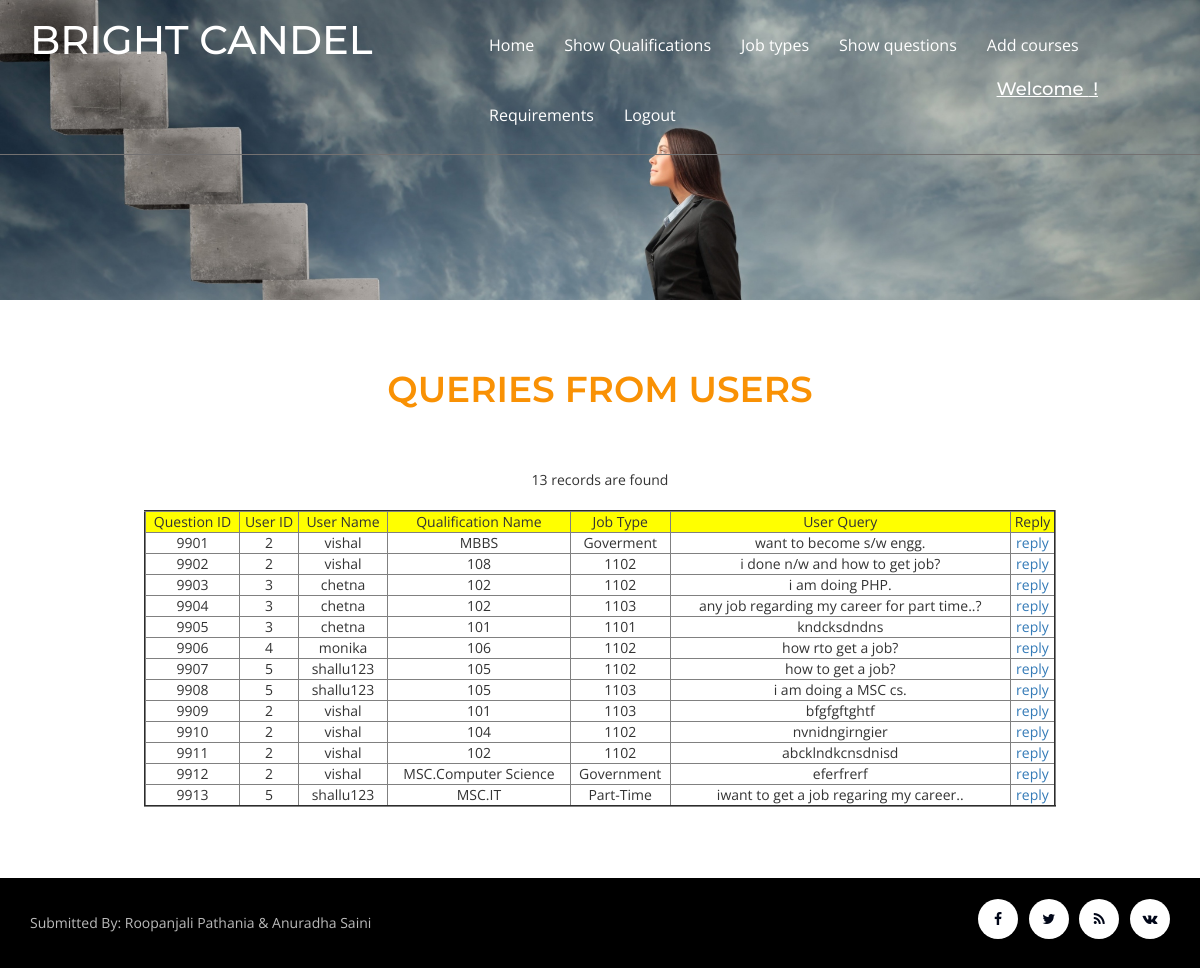
/allquestions.php, run on the app's committed database.
### tables this page shows
CREATE TABLE IF NOT EXISTS `questions` (
  `questionid` int(11) NOT NULL,
  `uid` int(11) NOT NULL,
  `username` varchar(20) NOT NULL,
  `qname` varchar(30) NOT NULL,
  `jname` varchar(30) NOT NULL,
  `question` varchar(200) NOT NULL,
  PRIMARY KEY (`questionid`)
);

### allquestions.php (the view, shortened to what this page needs)
<!DOCTYPE html>
<html>
<head>
	<?php	require_once("headincludes.php");?>
</head>
<body>
	<div class="w3l-banner1">
		<?php	require_once("adminheader.php");?>
	</div>
	<div class="agileits-con">
		<div class="contact-w3-agileits">
			<div class="container">
				<h2 class="w3ls_head">Queries from Users</h2>
				<?php
					$query="select*from questions";
					$data=mysql_query($query);
					$num=mysql_num_rows($data);
					if($num==0)
					{
						echo "records are not found";
					}
					else
					{
					echo"<center>";
					echo"$num records are found";
					echo"<center>";
					echo"<center>";
					echo"<table border='2'width='80%'>
						<tr style='background-color:yellow; text-align:center;'>
						<td> Question ID</td>
						<td> User ID</td>
						<td>User Name</td>
						<td>Qualification Name</td>
						<td>Job Type</td>
						<td>User Query </td>
						<td>Reply </td>
						</tr>";
						while($row=mysql_fetch_array($data))
							{
								extract($row);
								echo"<tr style='text-align:center;'>";
								echo"<td>$questionid</td>";
								echo"<td>$uid</td>";
								echo"<td>$username</td>";
							echo"<td>$qname</td>";
								echo"<td>$jname</td>";
								echo"<td>$question</td>";
								echo"<td><a href='questionreply.php?questionid=$questionid'/>reply</a></td>";
								echo"</tr>";
							}
							echo"</table></center>";
			}
		?>
			</div></div></div>
	<?php require_once("uafooter.php");?>
</body>
</html>

### css/style.css (style rules this page uses)
body { padding: 0; margin: 0; background: #FFF; font-family: 'Open Sans', sans-serif; }
body a { transition: 0.5s all; -webkit-transition: 0.5s all; -moz-transition: 0.5s all; -o-transition: 0.5s all; -ms-transition: 0.5s all; text-decoration: none; }
h1, h2, h3, h4, h5, h6 { margin: 0; padding: 0; font-family: 'Montserrat', sans-serif; }
.w3l-banner1 { background: url(../images/banner2.jpg) no-repeat 0px 0px; background-size: cover; -webkit-background-size: cover; -moz-background-size: cover; -o-background-size: cover; -ms-background-size: cover; min-height: 300px; min-width: 100px; }
.agileits-gal, .agileits-abt, .agileits-ser, .agileits-con, .typo, .w3_wthree_agileits_icons { padding: 5em 0; }
.w3ls_head { text-align: center; color: #f99104; font-size: 36px; font-weight: 600; text-transform: uppercase; margin-bottom: 60px; }
.contact-w3-agileits { padding-top: 0px; }

### data on the page
questions: questionid "9901", uid "2", username "vishal", qname "MBBS", jname "Goverment", question "want to become s/w engg."
questions: questionid "9902", uid "2", username "vishal", qname "108", jname "1102", question "i done n/w and how to get job?"
questions: questionid "9903", uid "3", username "chetna", qname "102", jname "1102", question "i am doing PHP."
questions: questionid "9904", uid "3", username "chetna", qname "102", jname "1103", question "any job regarding my career for part time..?"
questions: questionid "9905", uid "3", username "chetna", qname "101", jname "1101", question "kndcksdndns"
questions: questionid "9906", uid "4", username "monika", qname "106", jname "1102", question "how rto get a job?"
questions: questionid "9907", uid "5", username "shallu123", qname "105", jname "1102", question "how to get a job?"
questions: questionid "9908", uid "5", username "shallu123", qname "105", jname "1103", question "i am doing a MSC cs."
questions: questionid "9909", uid "2", username "vishal", qname "101", jname "1103", question "bfgfgftghtf"
questions: questionid "9910", uid "2", username "vishal", qname "104", jname "1102", question "nvnidngirngier"
questions: questionid "9911", uid "2", username "vishal", qname "102", jname "1102", question "abcklndkcnsdnisd"
questions: questionid "9912", uid "2", username "vishal", qname "MSC.Computer Science", jname "Government", question "eferfrerf"
questions: questionid "9913", uid "5", username "shallu123", qname "MSC.IT", jname "Part-Time", question "iwant to get a job regaring my career.."

### other printed values
$num "13"
